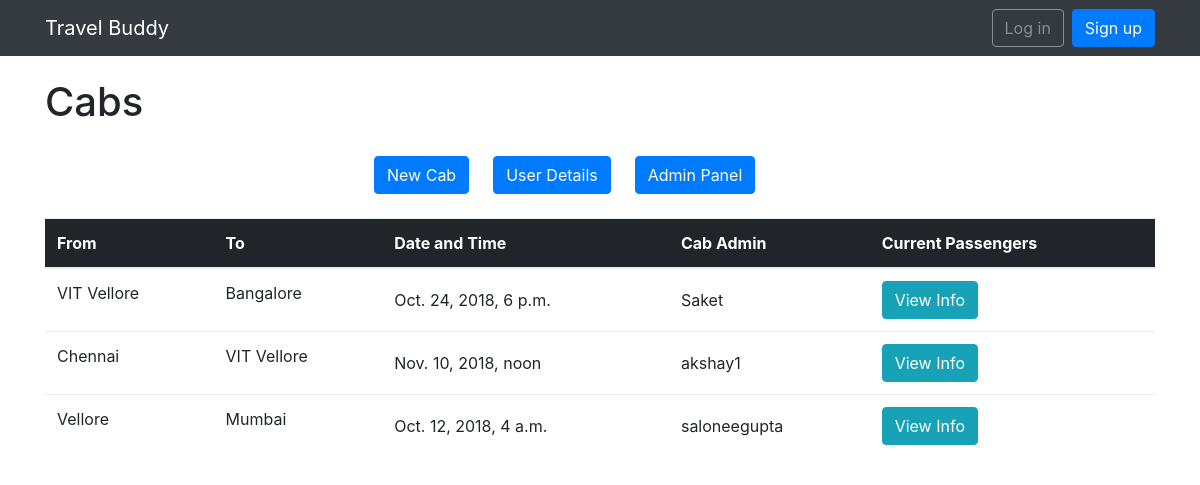
The page / on the database its author committed.
### cabshare/models.py (models this page shows)
class Cab(models.Model):
    source = models.CharField(max_length=20)
    destination = models.CharField(max_length=20)
    dep_date_time = models.DateTimeField()
    size = models.IntegerField()
    cab_admin = models.ForeignKey(User, related_name='cab_admin',on_delete = models.CASCADE)
    created_at = models.DateTimeField(auto_now_add=True)

### cabshare/views.py (the view)
# urls.py: url(r'^$', views.view_cabs, name='home'),
def view_cabs(request):
    cabs = Cab.objects.all()
    return render(request, 'view_cabs.html', {'cabs': cabs})

### templates/view_cabs.html
{% extends 'base.html' %}
{% block content %}
    <div class = "container">
        <br>
        <h1>Cabs</h1>
        <br>
        <div class="row mx-auto" style="width: 500px;">
        {% if user.is_authenticated %}
        <div class="ml-4 mb-4">
                <a href="{% url 'new_cab' username=user.username %}" class="btn btn-primary">New Cab</a>
        </div>
        <div class="ml-4 mb-4">
                <a href="{% url 'user_details' username=user.username %}" class="btn btn-primary">User Details</a>
        </div>
        <div class="ml-4 mb-4">
                <a href="{% url 'cab_admin_panel' username=user.username %}" class="btn btn-primary">Admin Panel</a>
        </div>
        {% else %}
        <div class="ml-4 mb-4">
                <a href="{% url 'login' %}" class="btn btn-primary">New Cab</a>
        </div>
        <div class="ml-4 mb-4">
                <a href="{% url 'login'%}" class="btn btn-primary">User Details</a>
        </div>
        <div class="ml-4 mb-4">
                <a href="{% url 'login'%}" class="btn btn-primary">Admin Panel</a>
        </div>
        {% endif %}
    </div>
            <table class="table">
                <thead class="thead-inverse">
                <tr>
                    <th>From</th>
                    <th>To</th>
                    <th>Date and Time</th>
                    <th>Cab Admin</th>
                    <th>Current Passengers</th>
                </tr>
                </thead>
                <tbody>
                {% for cabs in cabs %}
                    <tr>
                    <td> {{ cabs.source }} </td>
                    <td> {{ cabs.destination }} </td>
                    <td class="align-middle"> {{ cabs.dep_date_time }} </td>
                    <td class="align-middle">
                        {{ cabs.cab_admin}} </td>
                    <td class="align-middle"> <a href="{% url 'cab_info' cabs.pk %}"><button class="btn btn-info">View Info</button></a></td>
                    </tr>
                {% endfor %}
                </tbody>
            </table>
        </div>
{% endblock %}

### templates/base.html (shortened to what this page needs)
{% load static %}<!DOCTYPE html>
<html>
  <head>
    <link rel="stylesheet" href="{% static 'css/bootstrap.min.css' %}">
  </head>
  <body>
    <nav class="navbar navbar-expand-lg navbar-dark bg-dark">
      <div class="container">
        <a class="navbar-brand" href="{% url 'view_cabs' %}">Travel Buddy</a>
          <div class="" id="mainMenu">
              {% if user.is_authenticated %}
                <form class="form-inline ml-auto">
                  <a href="{% url 'logout' %}" class="btn btn-outline-secondary">Log out</a>
                  <a href="#" class="btn btn-primary ml-2">{{ user.username }}</a>
                </form>
              {% else %}
                <form class="form-inline ml-auto">
                  <a href="{% url 'login' %}" class="btn btn-outline-secondary">Log in</a>
                  <a href="{% url 'signup' %}" class="btn btn-primary ml-2">Sign up</a>
                </form>
              {% endif %}
            </div>
      </div>
    </nav>
      {% block content %}
      {% endblock %}
  </body>
</html>

### rows shown on the page
Cab: source "VIT Vellore", destination "Bangalore", dep_date_time "Oct. 24, 2018, 6 p.m.", cab_admin "Saket"
Cab: source "Chennai", destination "VIT Vellore", dep_date_time "Nov. 10, 2018, noon", cab_admin "akshay1"
Cab: source "Vellore", destination "Mumbai", dep_date_time "Oct. 12, 2018, 4 a.m.", cab_admin "saloneegupta"
